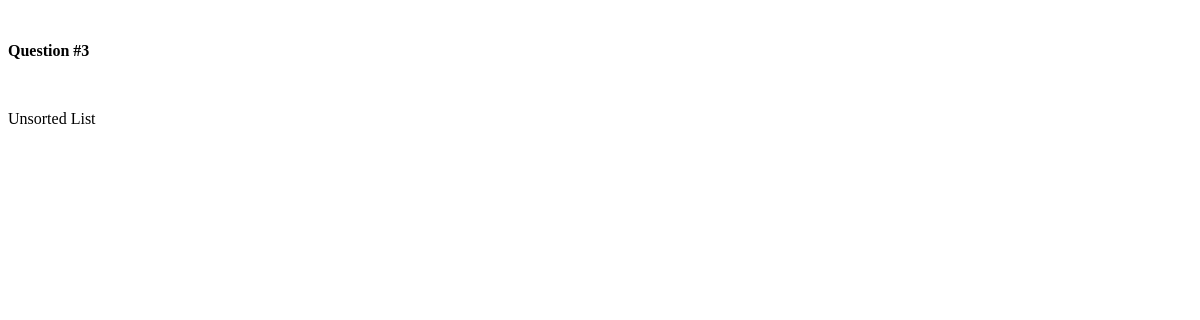
Before: /polls/3/results with the older database file.
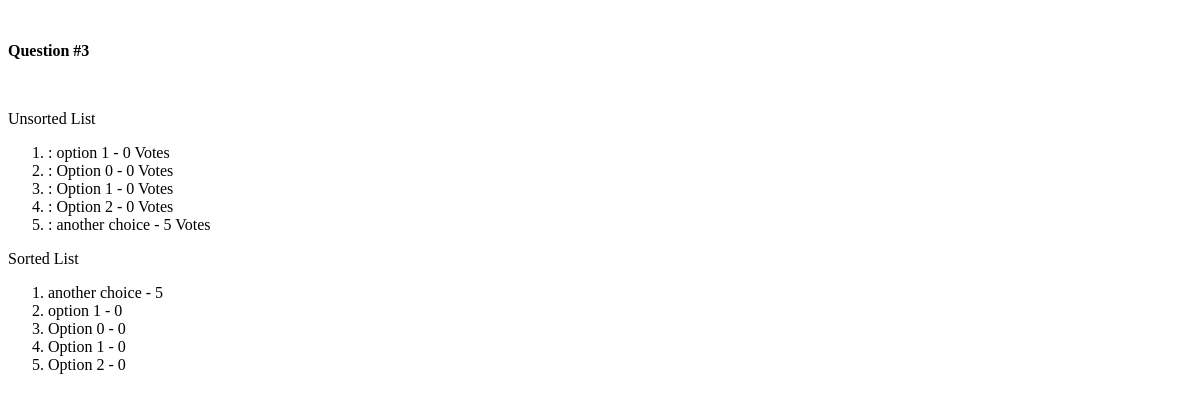
After: the same page with the newer database file.
### polls/models.py (models this page shows, shortened)
class Question(models.Model):
    question_text = models.CharField(max_length=200)
    pub_date = models.DateTimeField('date published')

class Choice(models.Model):
    question = models.ForeignKey(Question, on_delete=models.CASCADE)
    choice_text = models.CharField(max_length=200)
    votes = models.IntegerField(default=0)
    def __str__(self):
        return self.choice_text

### polls/views.py (the view)
# urls.py: path('<int:question_id>/results', views.results, name='results'),
def results(request, question_id):
    question = get_object_or_404(Question, pk = question_id)
    return render(request, 'polls/results.html', {'question' : question})

### polls/templatetags/poll_extras.py (called while the page is built)
def sortVote(value):
    choice_votes = []
    for choice in value:
        choice_votes.append((choice.votes, choice))
    return sorted(choice_votes, key=first, reverse=True)

def first(a):
    return a[0]

### polls/templates/polls/results.html (shortened to what this page needs)
﻿<!DOCTYPE html>
<html lang="en" xmlns="http://www.w3.org/1999/xhtml">
<head>
</head>
<body>
    {% if question %}
        <p><strong>Question #{{question.id}}</strong></p>
        <br />
        <p>Unsorted List</p>
        {% if question.choice_set.count > 0 %}
            {% load poll_extras %}
            <ol type="1">
            {% for choice in  question.choice_set.all %}
                <li>: {{ choice.choice_text}} - {{choice.votes}} Votes </li>
            {% endfor %}
            </ol>
            <p>Sorted List</p>
             <ol type="1">
                 {% for choice in question.choice_set.all|sortVote %}
                    <li>{{choice.1}} - {{choice.0}}</li>
                 {% endfor %}
             </ol>
        {% endif %}
    {% else %}
        <p> The question didn't exist </p>
    {% endif %}
</body>
</html>

Changed rows visible on the page:
added Choice: choice_text "option 1", votes "0"
added Choice: choice_text "Option 0", votes "0"
added Choice: choice_text "Option 1", votes "0"
added Choice: choice_text "Option 2", votes "0"
added Choice: choice_text "another choice", votes "5"
Other visible differences:
text now shown: "Sorted List"
